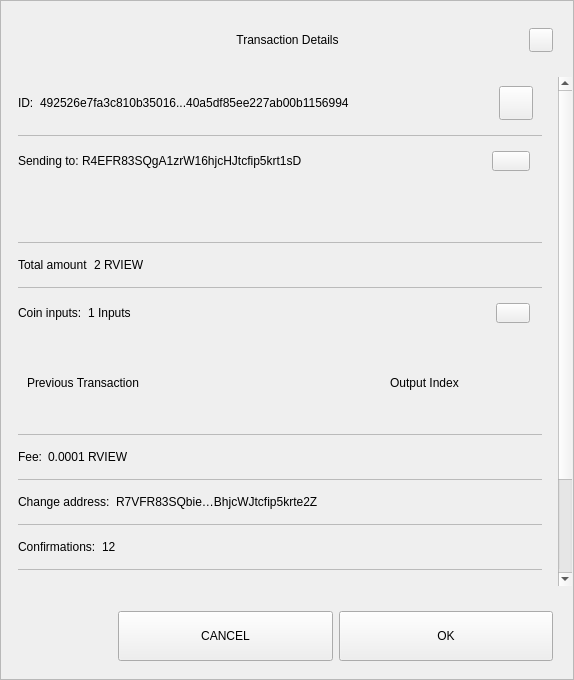
<?xml version="1.0" encoding="UTF-8"?>
<ui version="4.0">
 <class>TxDetailDialog</class>
 <widget class="QWidget" name="TxDetailDialog">
  <property name="geometry">
   <rect>
    <x>0</x>
    <y>0</y>
    <width>574</width>
    <height>680</height>
   </rect>
  </property>
  <property name="minimumSize">
   <size>
    <width>574</width>
    <height>455</height>
   </size>
  </property>
  <property name="windowTitle">
   <string>Form</string>
  </property>
  <property name="styleSheet">
   <string notr="true"/>
  </property>
  <layout class="QVBoxLayout" name="verticalLayout_3">
   <property name="spacing">
    <number>0</number>
   </property>
   <property name="leftMargin">
    <number>0</number>
   </property>
   <property name="topMargin">
    <number>0</number>
   </property>
   <property name="rightMargin">
    <number>0</number>
   </property>
   <property name="bottomMargin">
    <number>0</number>
   </property>
   <item>
    <widget class="QFrame" name="frame">
     <property name="styleSheet">
      <string notr="true"/>
     </property>
     <property name="frameShape">
      <enum>QFrame::StyledPanel</enum>
     </property>
     <property name="frameShadow">
      <enum>QFrame::Raised</enum>
     </property>
     <layout class="QVBoxLayout" name="verticalLayout">
      <property name="leftMargin">
       <number>0</number>
      </property>
      <property name="rightMargin">
       <number>0</number>
      </property>
      <item>
       <layout class="QHBoxLayout" name="horizontalLayout_3">
        <property name="spacing">
         <number>0</number>
        </property>
        <property name="leftMargin">
         <number>20</number>
        </property>
        <property name="topMargin">
         <number>10</number>
        </property>
        <property name="rightMargin">
         <number>20</number>
        </property>
        <item>
         <spacer name="horizontalSpacer_1">
          <property name="orientation">
           <enum>Qt::Horizontal</enum>
          </property>
          <property name="sizeHint" stdset="0">
           <size>
            <width>40</width>
            <height>20</height>
           </size>
          </property>
         </spacer>
        </item>
        <item>
         <widget class="QLabel" name="labelTitle">
          <property name="minimumSize">
           <size>
            <width>0</width>
            <height>40</height>
           </size>
          </property>
          <property name="maximumSize">
           <size>
            <width>16777215</width>
            <height>40</height>
           </size>
          </property>
          <property name="styleSheet">
           <string notr="true">padding-left:24px;</string>
          </property>
          <property name="text">
           <string>Transaction Details</string>
          </property>
          <property name="alignment">
           <set>Qt::AlignCenter</set>
          </property>
          <property name="margin">
           <number>7</number>
          </property>
         </widget>
        </item>
        <item>
         <spacer name="horizontalSpacer_2">
          <property name="orientation">
           <enum>Qt::Horizontal</enum>
          </property>
          <property name="sizeHint" stdset="0">
           <size>
            <width>40</width>
            <height>20</height>
           </size>
          </property>
         </spacer>
        </item>
        <item>
         <widget class="QPushButton" name="btnEsc">
          <property name="minimumSize">
           <size>
            <width>24</width>
            <height>24</height>
           </size>
          </property>
          <property name="maximumSize">
           <size>
            <width>24</width>
            <height>24</height>
           </size>
          </property>
          <property name="text">
           <string/>
          </property>
         </widget>
        </item>
       </layout>
      </item>
      <item>
       <spacer name="verticalSpacer">
        <property name="orientation">
         <enum>Qt::Vertical</enum>
        </property>
        <property name="sizeType">
         <enum>QSizePolicy::Fixed</enum>
        </property>
        <property name="sizeHint" stdset="0">
         <size>
          <width>20</width>
          <height>10</height>
         </size>
        </property>
       </spacer>
      </item>
      <item>
       <widget class="QWidget" name="layoutScroll" native="true">
        <property name="minimumSize">
         <size>
          <width>0</width>
          <height>0</height>
         </size>
        </property>
        <layout class="QVBoxLayout" name="verticalLayout_4">
         <property name="leftMargin">
          <number>0</number>
         </property>
         <property name="topMargin">
          <number>0</number>
         </property>
         <property name="rightMargin">
          <number>0</number>
         </property>
         <item>
          <widget class="QScrollArea" name="scrollArea">
           <property name="styleSheet">
            <string notr="true">#scrollArea {
background:transparent;
}</string>
           </property>
           <property name="horizontalScrollBarPolicy">
            <enum>Qt::ScrollBarAlwaysOff</enum>
           </property>
           <property name="sizeAdjustPolicy">
            <enum>QAbstractScrollArea::AdjustIgnored</enum>
           </property>
           <property name="widgetResizable">
            <bool>true</bool>
           </property>
           <property name="alignment">
            <set>Qt::AlignLeading|Qt::AlignLeft|Qt::AlignTop</set>
           </property>
           <widget class="QWidget" name="scrollAreaWidgetContents">
            <property name="geometry">
             <rect>
              <x>0</x>
              <y>0</y>
              <width>556</width>
              <height>650</height>
             </rect>
            </property>
            <property name="autoFillBackground">
             <bool>false</bool>
            </property>
            <property name="styleSheet">
             <string notr="true">#scrollAreaWidgetContents {
background:transparent;
}</string>
            </property>
            <layout class="QVBoxLayout" name="verticalLayout_7">
             <property name="spacing">
              <number>0</number>
             </property>
             <property name="sizeConstraint">
              <enum>QLayout::SetDefaultConstraint</enum>
             </property>
             <property name="leftMargin">
              <number>0</number>
             </property>
             <property name="topMargin">
              <number>0</number>
             </property>
             <property name="rightMargin">
              <number>0</number>
             </property>
             <property name="bottomMargin">
              <number>0</number>
             </property>
             <item>
              <widget class="QWidget" name="content" native="true">
               <layout class="QVBoxLayout" name="verticalLayout_2">
                <property name="leftMargin">
                 <number>16</number>
                </property>
                <property name="topMargin">
                 <number>0</number>
                </property>
                <property name="rightMargin">
                 <number>16</number>
                </property>
                <item>
                 <widget class="QWidget" name="contentID" native="true">
                  <layout class="QHBoxLayout" name="horizontalLayout_12" stretch="0,1,0">
                   <property name="leftMargin">
                    <number>0</number>
                   </property>
                   <item>
                    <widget class="QLabel" name="labelId">
                     <property name="maximumSize">
                      <size>
                       <width>16777215</width>
                       <height>16777215</height>
                      </size>
                     </property>
                     <property name="text">
                      <string>ID:</string>
                     </property>
                    </widget>
                   </item>
                   <item>
                    <widget class="QLabel" name="textId">
                     <property name="text">
                      <string>492526e7fa3c810b35016...40a5df85ee227ab00b1156994</string>
                     </property>
                    </widget>
                   </item>
                   <item>
                    <widget class="QPushButton" name="pushCopy">
                     <property name="minimumSize">
                      <size>
                       <width>34</width>
                       <height>34</height>
                      </size>
                     </property>
                     <property name="maximumSize">
                      <size>
                       <width>34</width>
                       <height>34</height>
                      </size>
                     </property>
                     <property name="text">
                      <string/>
                     </property>
                     <property name="iconSize">
                      <size>
                       <width>24</width>
                       <height>24</height>
                      </size>
                     </property>
                    </widget>
                   </item>
                  </layout>
                 </widget>
                </item>
                <item>
                 <widget class="QLabel" name="labelDivider9">
                  <property name="maximumSize">
                   <size>
                    <width>16777215</width>
                    <height>1</height>
                   </size>
                  </property>
                  <property name="styleSheet">
                   <string notr="true">background-color:#bababa;</string>
                  </property>
                  <property name="text">
                   <string/>
                  </property>
                 </widget>
                </item>
                <item>
                 <widget class="QWidget" name="contentOutputs" native="true">
                  <layout class="QHBoxLayout" name="horizontalLayout_11" stretch="0,3,0">
                   <property name="spacing">
                    <number>0</number>
                   </property>
                   <property name="leftMargin">
                    <number>0</number>
                   </property>
                   <property name="rightMargin">
                    <number>12</number>
                   </property>
                   <item>
                    <widget class="QLabel" name="labelSend">
                     <property name="maximumSize">
                      <size>
                       <width>16777215</width>
                       <height>16777215</height>
                      </size>
                     </property>
                     <property name="text">
                      <string>Sending to: </string>
                     </property>
                    </widget>
                   </item>
                   <item>
                    <widget class="QLabel" name="textSend">
                     <property name="text">
                      <string>R4EFR83SQgA1zrW16hjcHJtcfip5krt1sD </string>
                     </property>
                    </widget>
                   </item>
                   <item>
                    <widget class="QPushButton" name="pushOutputs">
                     <property name="minimumSize">
                      <size>
                       <width>34</width>
                       <height>20</height>
                      </size>
                     </property>
                     <property name="maximumSize">
                      <size>
                       <width>38</width>
                       <height>20</height>
                      </size>
                     </property>
                     <property name="styleSheet">
                      <string notr="true"/>
                     </property>
                     <property name="text">
                      <string/>
                     </property>
                    </widget>
                   </item>
                  </layout>
                 </widget>
                </item>
                <item>
                 <widget class="QScrollArea" name="outputsScrollArea">
                  <property name="minimumSize">
                   <size>
                    <width>0</width>
                    <height>50</height>
                   </size>
                  </property>
                  <property name="styleSheet">
                   <string notr="true">#outputsScrollArea {
background:transparent;
}</string>
                  </property>
                  <property name="widgetResizable">
                   <bool>true</bool>
                  </property>
                  <widget class="QWidget" name="container_outputs_base">
                   <property name="geometry">
                    <rect>
                     <x>0</x>
                     <y>0</y>
                     <width>522</width>
                     <height>48</height>
                    </rect>
                   </property>
                   <property name="styleSheet">
                    <string notr="true">#container_outputs_base {
background:transparent;
}</string>
                   </property>
                  </widget>
                 </widget>
                </item>
                <item>
                 <widget class="QLabel" name="labelDivider8">
                  <property name="maximumSize">
                   <size>
                    <width>16777215</width>
                    <height>1</height>
                   </size>
                  </property>
                  <property name="styleSheet">
                   <string notr="true">background-color:#bababa;</string>
                  </property>
                  <property name="text">
                   <string/>
                  </property>
                 </widget>
                </item>
                <item>
                 <widget class="QWidget" name="contentAmount" native="true">
                  <layout class="QHBoxLayout" name="horizontalLayout_4" stretch="0,1">
                   <property name="leftMargin">
                    <number>0</number>
                   </property>
                   <item>
                    <widget class="QLabel" name="labelAmount">
                     <property name="maximumSize">
                      <size>
                       <width>16777215</width>
                       <height>16777215</height>
                      </size>
                     </property>
                     <property name="text">
                      <string>Total amount</string>
                     </property>
                    </widget>
                   </item>
                   <item>
                    <widget class="QLabel" name="textAmount">
                     <property name="text">
                      <string>2 RVIEW</string>
                     </property>
                    </widget>
                   </item>
                  </layout>
                 </widget>
                </item>
                <item>
                 <widget class="QLabel" name="labelDivider6">
                  <property name="maximumSize">
                   <size>
                    <width>16777215</width>
                    <height>1</height>
                   </size>
                  </property>
                  <property name="styleSheet">
                   <string notr="true">background-color:#bababa;</string>
                  </property>
                  <property name="text">
                   <string/>
                  </property>
                 </widget>
                </item>
                <item>
                 <widget class="QWidget" name="contentInputs" native="true">
                  <layout class="QHBoxLayout" name="horizontalLayout" stretch="0,2,0">
                   <property name="leftMargin">
                    <number>0</number>
                   </property>
                   <property name="rightMargin">
                    <number>12</number>
                   </property>
                   <item>
                    <widget class="QLabel" name="labelInputs">
                     <property name="sizePolicy">
                      <sizepolicy hsizetype="Minimum" vsizetype="Preferred">
                       <horstretch>0</horstretch>
                       <verstretch>0</verstretch>
                      </sizepolicy>
                     </property>
                     <property name="maximumSize">
                      <size>
                       <width>16777215</width>
                       <height>16777215</height>
                      </size>
                     </property>
                     <property name="text">
                      <string>Coin inputs:</string>
                     </property>
                    </widget>
                   </item>
                   <item>
                    <widget class="QLabel" name="textInputs">
                     <property name="text">
                      <string>1 Inputs</string>
                     </property>
                    </widget>
                   </item>
                   <item>
                    <widget class="QPushButton" name="pushInputs">
                     <property name="maximumSize">
                      <size>
                       <width>34</width>
                       <height>20</height>
                      </size>
                     </property>
                     <property name="styleSheet">
                      <string notr="true"/>
                     </property>
                     <property name="text">
                      <string/>
                     </property>
                    </widget>
                   </item>
                  </layout>
                 </widget>
                </item>
                <item>
                 <widget class="QFrame" name="gridInputs">
                  <property name="sizePolicy">
                   <sizepolicy hsizetype="Preferred" vsizetype="MinimumExpanding">
                    <horstretch>0</horstretch>
                    <verstretch>0</verstretch>
                   </sizepolicy>
                  </property>
                  <property name="minimumSize">
                   <size>
                    <width>0</width>
                    <height>90</height>
                   </size>
                  </property>
                  <layout class="QGridLayout" name="gridLayoutInput" columnstretch="5,2" rowminimumheight="0">
                   <property name="sizeConstraint">
                    <enum>QLayout::SetMaximumSize</enum>
                   </property>
                   <property name="verticalSpacing">
                    <number>0</number>
                   </property>
                   <item row="0" column="0" alignment="Qt::AlignLeft">
                    <widget class="QLabel" name="labelTitlePrevTx">
                     <property name="text">
                      <string>Previous Transaction</string>
                     </property>
                    </widget>
                   </item>
                   <item row="0" column="1" alignment="Qt::AlignLeft">
                    <widget class="QLabel" name="labelOutputIndex">
                     <property name="text">
                      <string>Output Index</string>
                     </property>
                     <property name="alignment">
                      <set>Qt::AlignCenter</set>
                     </property>
                    </widget>
                   </item>
                  </layout>
                 </widget>
                </item>
                <item>
                 <widget class="QLabel" name="labelDivider1">
                  <property name="maximumSize">
                   <size>
                    <width>16777215</width>
                    <height>1</height>
                   </size>
                  </property>
                  <property name="styleSheet">
                   <string notr="true">background-color:#bababa;</string>
                  </property>
                  <property name="text">
                   <string/>
                  </property>
                 </widget>
                </item>
                <item>
                 <widget class="QWidget" name="contentFee" native="true">
                  <layout class="QHBoxLayout" name="horizontalLayout_7" stretch="0,1">
                   <property name="leftMargin">
                    <number>0</number>
                   </property>
                   <item>
                    <widget class="QLabel" name="labelFee">
                     <property name="maximumSize">
                      <size>
                       <width>16777215</width>
                       <height>16777215</height>
                      </size>
                     </property>
                     <property name="text">
                      <string>Fee:</string>
                     </property>
                    </widget>
                   </item>
                   <item>
                    <widget class="QLabel" name="textFee">
                     <property name="text">
                      <string>0.0001 RVIEW</string>
                     </property>
                    </widget>
                   </item>
                  </layout>
                 </widget>
                </item>
                <item>
                 <widget class="QLabel" name="labelDivider2">
                  <property name="maximumSize">
                   <size>
                    <width>16777215</width>
                    <height>1</height>
                   </size>
                  </property>
                  <property name="styleSheet">
                   <string notr="true">background-color:#bababa;</string>
                  </property>
                  <property name="text">
                   <string/>
                  </property>
                 </widget>
                </item>
                <item>
                 <widget class="QWidget" name="contentChangeAddress" native="true">
                  <layout class="QHBoxLayout" name="horizontalLayout_6" stretch="0,1">
                   <property name="leftMargin">
                    <number>0</number>
                   </property>
                   <item>
                    <widget class="QLabel" name="labelChange">
                     <property name="maximumSize">
                      <size>
                       <width>16777215</width>
                       <height>16777215</height>
                      </size>
                     </property>
                     <property name="text">
                      <string>Change address:</string>
                     </property>
                    </widget>
                   </item>
                   <item>
                    <widget class="QLabel" name="textChange">
                     <property name="text">
                      <string>R7VFR83SQbie…BhjcWJtcfip5krte2Z </string>
                     </property>
                    </widget>
                   </item>
                  </layout>
                 </widget>
                </item>
                <item>
                 <widget class="QLabel" name="labelDivider4">
                  <property name="maximumSize">
                   <size>
                    <width>16777215</width>
                    <height>1</height>
                   </size>
                  </property>
                  <property name="styleSheet">
                   <string notr="true">background-color:#bababa;</string>
                  </property>
                  <property name="text">
                   <string/>
                  </property>
                 </widget>
                </item>
                <item>
                 <widget class="QWidget" name="contentConfirmations" native="true">
                  <layout class="QHBoxLayout" name="horizontalLayout_8" stretch="0,1">
                   <property name="leftMargin">
                    <number>0</number>
                   </property>
                   <item>
                    <widget class="QLabel" name="labelConfirmations">
                     <property name="maximumSize">
                      <size>
                       <width>16777215</width>
                       <height>16777215</height>
                      </size>
                     </property>
                     <property name="text">
                      <string>Confirmations:</string>
                     </property>
                    </widget>
                   </item>
                   <item>
                    <widget class="QLabel" name="textConfirmations">
                     <property name="text">
                      <string>12</string>
                     </property>
                    </widget>
                   </item>
                  </layout>
                 </widget>
                </item>
                <item>
                 <widget class="QLabel" name="labelDivider7">
                  <property name="maximumSize">
                   <size>
                    <width>16777215</width>
                    <height>1</height>
                   </size>
                  </property>
                  <property name="styleSheet">
                   <string notr="true">background-color:#bababa;</string>
                  </property>
                  <property name="text">
                   <string/>
                  </property>
                 </widget>
                </item>
                <item>
                 <widget class="QWidget" name="contentSize" native="true">
                  <layout class="QHBoxLayout" name="horizontalLayout_9" stretch="0,1">
                   <property name="leftMargin">
                    <number>0</number>
                   </property>
                   <item>
                    <widget class="QLabel" name="labelSize">
                     <property name="maximumSize">
                      <size>
                       <width>16777215</width>
                       <height>16777215</height>
                      </size>
                     </property>
                     <property name="text">
                      <string>Size:</string>
                     </property>
                    </widget>
                   </item>
                   <item>
                    <widget class="QLabel" name="textSize">
                     <property name="text">
                      <string>2 kB</string>
                     </property>
                    </widget>
                   </item>
                  </layout>
                 </widget>
                </item>
                <item>
                 <widget class="QLabel" name="labelDivider3">
                  <property name="maximumSize">
                   <size>
                    <width>16777215</width>
                    <height>1</height>
                   </size>
                  </property>
                  <property name="styleSheet">
                   <string notr="true">background-color:#bababa;</string>
                  </property>
                  <property name="text">
                   <string/>
                  </property>
                 </widget>
                </item>
                <item>
                 <widget class="QWidget" name="contentDate" native="true">
                  <layout class="QHBoxLayout" name="horizontalLayout_5" stretch="0,1">
                   <property name="leftMargin">
                    <number>0</number>
                   </property>
                   <item>
                    <widget class="QLabel" name="labelDate">
                     <property name="maximumSize">
                      <size>
                       <width>16777215</width>
                       <height>16777215</height>
                      </size>
                     </property>
                     <property name="text">
                      <string>Date:</string>
                     </property>
                    </widget>
                   </item>
                   <item>
                    <widget class="QLabel" name="textDate">
                     <property name="text">
                      <string>May 25, 2017</string>
                     </property>
                    </widget>
                   </item>
                  </layout>
                 </widget>
                </item>
                <item>
                 <widget class="QLabel" name="labelDivider5">
                  <property name="maximumSize">
                   <size>
                    <width>16777215</width>
                    <height>1</height>
                   </size>
                  </property>
                  <property name="styleSheet">
                   <string notr="true">background-color:#bababa;</string>
                  </property>
                  <property name="text">
                   <string/>
                  </property>
                 </widget>
                </item>
                <item>
                 <widget class="QWidget" name="contentStatus" native="true">
                  <layout class="QHBoxLayout" name="horizontalLayout_10" stretch="0,1">
                   <property name="leftMargin">
                    <number>0</number>
                   </property>
                   <item>
                    <widget class="QLabel" name="labelStatus">
                     <property name="maximumSize">
                      <size>
                       <width>16777215</width>
                       <height>16777215</height>
                      </size>
                     </property>
                     <property name="text">
                      <string>Status:</string>
                     </property>
                    </widget>
                   </item>
                   <item>
                    <widget class="QLabel" name="textStatus">
                     <property name="text">
                      <string>Spendable</string>
                     </property>
                    </widget>
                   </item>
                  </layout>
                 </widget>
                </item>
                <item>
                 <spacer name="verticalSpacer_2">
                  <property name="orientation">
                   <enum>Qt::Vertical</enum>
                  </property>
                  <property name="sizeType">
                   <enum>QSizePolicy::Expanding</enum>
                  </property>
                  <property name="sizeHint" stdset="0">
                   <size>
                    <width>20</width>
                    <height>10</height>
                   </size>
                  </property>
                 </spacer>
                </item>
               </layout>
              </widget>
             </item>
            </layout>
           </widget>
          </widget>
         </item>
        </layout>
       </widget>
      </item>
      <item>
       <widget class="QWidget" name="containerButtons" native="true">
        <layout class="QHBoxLayout" name="horizontalLayout1" stretch="1,2,2">
         <property name="leftMargin">
          <number>10</number>
         </property>
         <property name="rightMargin">
          <number>20</number>
         </property>
         <item>
          <spacer name="horizontalSpacer_3">
           <property name="orientation">
            <enum>Qt::Horizontal</enum>
           </property>
           <property name="sizeHint" stdset="0">
            <size>
             <width>40</width>
             <height>20</height>
            </size>
           </property>
          </spacer>
         </item>
         <item>
          <widget class="QPushButton" name="btnCancel">
           <property name="minimumSize">
            <size>
             <width>200</width>
             <height>50</height>
            </size>
           </property>
           <property name="text">
            <string>CANCEL</string>
           </property>
          </widget>
         </item>
         <item>
          <widget class="QPushButton" name="btnSave">
           <property name="minimumSize">
            <size>
             <width>200</width>
             <height>50</height>
            </size>
           </property>
           <property name="text">
            <string>OK</string>
           </property>
          </widget>
         </item>
        </layout>
       </widget>
      </item>
     </layout>
    </widget>
   </item>
  </layout>
 </widget>
 <resources/>
 <connections/>
</ui>
